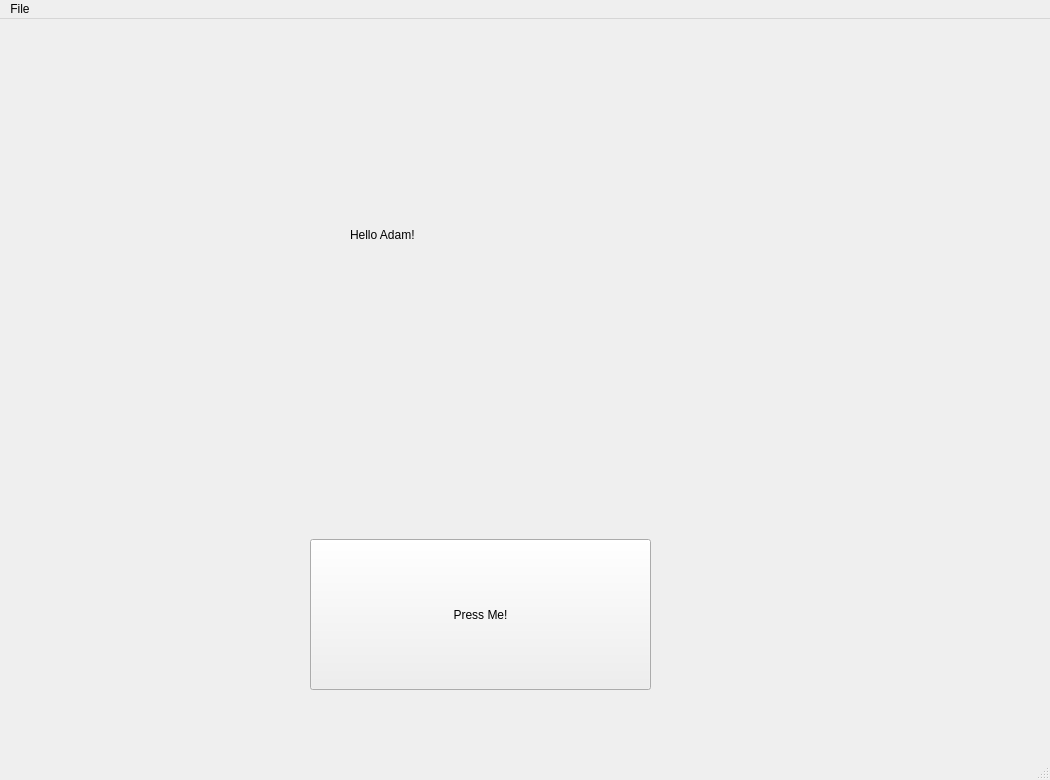
<?xml version="1.0" encoding="UTF-8"?>
<ui version="4.0">
 <class>MainWindow</class>
 <widget class="QMainWindow" name="MainWindow">
  <property name="geometry">
   <rect>
    <x>0</x>
    <y>0</y>
    <width>1050</width>
    <height>780</height>
   </rect>
  </property>
  <property name="mouseTracking">
   <bool>false</bool>
  </property>
  <property name="windowTitle">
   <string>MainWindow</string>
  </property>
  <widget class="QWidget" name="centralwidget">
   <widget class="QPushButton" name="button1">
    <property name="geometry">
     <rect>
      <x>310</x>
      <y>520</y>
      <width>341</width>
      <height>151</height>
     </rect>
    </property>
    <property name="text">
     <string>Press Me!</string>
    </property>
   </widget>
   <widget class="QLabel" name="label1">
    <property name="geometry">
     <rect>
      <x>350</x>
      <y>140</y>
      <width>341</width>
      <height>151</height>
     </rect>
    </property>
    <property name="text">
     <string>Hello Adam!</string>
    </property>
    <property name="scaledContents">
     <bool>false</bool>
    </property>
   </widget>
  </widget>
  <widget class="QMenuBar" name="menubar">
   <property name="geometry">
    <rect>
     <x>0</x>
     <y>0</y>
     <width>1050</width>
     <height>21</height>
    </rect>
   </property>
   <widget class="QMenu" name="menuFile">
    <property name="title">
     <string>File</string>
    </property>
   </widget>
   <addaction name="menuFile"/>
  </widget>
  <widget class="QStatusBar" name="statusbar"/>
 </widget>
 <resources/>
 <connections/>
</ui>
